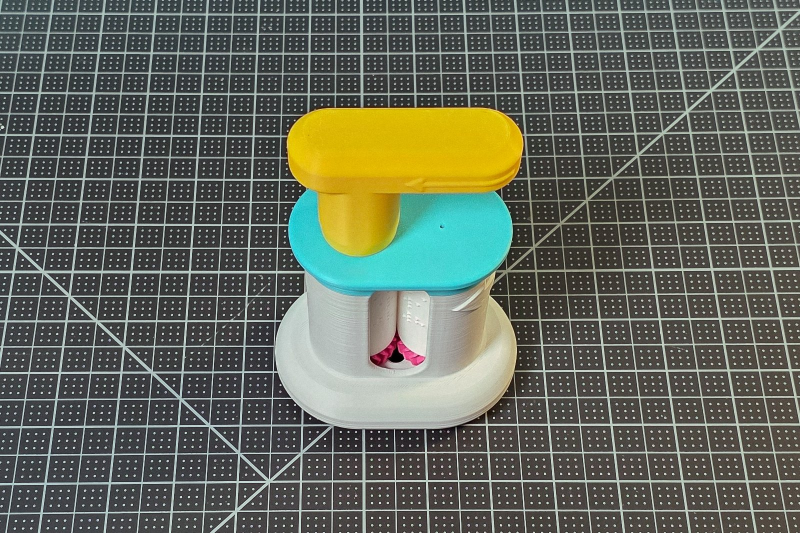
#> input picture Photos/finished/finished-standing.jpg, 1600 x 1066 px (shown at 1/2 size)
$ python user_guide_cover.py ../Photos/visual/visual-user-guide-cover.jpg
#> lines starting #> are read from the running program, lines starting #| are printed output that depends on the picture
#> in main, `page = Image.new("RGB", (2 * TILE_W + 3 * GAP, 2 * TILE_H + 3 * GAP), ..`: page: PIL image 1672x1272 RGB; every value is 255
### scripts/render_parts.py
#!/usr/bin/env python3
"""Render the computer pictures of the parts: the backup for any step a
photo does not yet cover, and the one sure picture of each gear.

Three kinds of picture, all PNG under ``Photos/renders/``:

* ``render-part-<id>``: one printed part alone, from its STL in
  ``Build_Files/3D_Printing_Files/STL/``, centred and filling the frame.
  These are the only pictures whose part identity is certain for the four
  gears, because each comes from a named file.
* ``render-stage-<name>``: a named set of parts in their assembled
  positions, from the assembled example STL split into bodies, seen from
  ONE fixed camera that never moves between stages, so a reader can compare
  stage with stage.
* ``render-exploded``: every part in assembly position but lifted apart
  along the axis the parts go together on, from the same fixed camera.

The assembled example is split into its ten bodies with trimesh and each
body is labelled by its volume against ``Documentation/parts.json`` (within
one per cent), then written to ``build/renders/bodies/<id>.stl``. A short
OpenSCAD file per picture imports the bodies it needs, each in the colour
that part has in the photographs (decorative only: the guide identifies
parts by shape, never by colour), and OpenSCAD renders the preview to PNG.

Usage:
    python scripts/render_parts.py                       # every picture
    python scripts/render_parts.py --only render-exploded --only render-part-base
    python scripts/render_parts.py --list

Local lane: needs trimesh and the OpenSCAD 2026.01.03 nightly (never run with
``python -I``). License: GPL-3.0-or-later
"""

from __future__ import annotations

import argparse
import hashlib
import json
import subprocess
import sys
from pathlib import Path
from typing import Dict, List, Optional, Sequence, Tuple

import trimesh

ROOT = Path(__file__).resolve().parent.parent
sys.path.insert(0, str(ROOT))
OPENSCAD = Path(r"C:\Program Files\OpenSCAD (Nightly)\openscad.com")
STL = ROOT / "Build_Files" / "3D_Printing_Files" / "STL"
ASSEMBLED = ROOT / "Build_Files" / "3D_Printing_Files" / "Assembly_Reference" / "Braille_Embosser_V2_Assembled_Example.stl"
PARTS = ROOT / "Documentation" / "parts.json"
MANIFEST = ROOT / "Documentation" / "images.json"
OUT = ROOT / "Photos" / "renders"
BUILD = ROOT / "build" / "renders"
BODIES = BUILD / "bodies"
VOLUME_TOLERANCE = 0.03
IMGSIZE = "1600,1200"
COLORSCHEME = "Tomorrow"  # white background, prints cleanly

# The colours the parts have in the photographs. Decorative only.
PART_COLOURS = {
    "base": "#9e9e9e", "lid": "#2ec4d6", "knob": "#ffc400", "handle": "#ffc400",
    "top-gear-a": "#ff4fa3", "bottom-gear-a": "#ff4fa3", "top-gear-b": "#ff4fa3", "bottom-gear-b": "#ff4fa3",
    "cylinder-a": "#e8e8e8", "cylinder-b": "#e8e8e8", "push-out-plate": "#e8e8e8",
}
# How far up the assembly axis each part lifts in the exploded view, in
# steps of EXPLODE_MM: the Base stays, then the parts in the order they go on.
STACK = {"base": 0, "bottom-gear-a": 1, "bottom-gear-b": 1, "cylinder-a": 2, "cylinder-b": 2,
         "top-gear-a": 3, "top-gear-b": 3, "lid": 4, "knob": 5, "handle": 6}
EXPLODE_MM = 20.0

# One camera for every stage and the exploded view: eye at the centre of the
# two columns, looking down at 60 degrees from the left front. The distance
# is the only number that changes, so the parts keep their size on the page
# between the stages and grow only in the taller exploded view.
STAGE_CAMERA = "-15,0,45,60,0,35,440"
EXPLODED_CAMERA = "-15,0,105,60,0,35,820"
PART_CAMERA = "0,0,0,60,0,35,0"  # with --autocenter --viewall: each part fills its frame

# Single parts seen from a chosen side, for the faces no photograph shows.
# The camera's last-but-one number turns round the part: 0 is the front
# (the window), 90 the right-hand side, 180 the back, 270 the left.
VIEWS: Dict[str, Dict] = {
    "render-base-back": {"ids": ["base"], "camera": "-15,0,45,75,0,180,260",
                         "shows": "the Base from behind: the slit down the back wall and, on its right-hand side, the large arrow pointing up"},
    "render-base-right-side": {"ids": ["base"], "camera": "-15,0,45,75,0,90,260",
                               "shows": "the Base's right-hand side: the long arrow pointing round to the window and the large arrow pointing up beside the slit"},
}

# The pictures-without-words page: one panel per assembly stage, each
# labelled with the step it shows, drawn from the same direction and each
# fitted to its own frame. The page is a supplement to the guide's words,
# never a replacement: the guide's caption under it lists the steps.
PICTOGRAM_PANELS: List[Tuple[str, List[str]]] = [
    ("1", ["cylinder-a"]),
    ("2", ["cylinder-a", "top-gear-a"]),
    ("3", ["cylinder-a", "top-gear-a", "bottom-gear-a"]),
    ("4-6", ["cylinder-b", "top-gear-b", "bottom-gear-b"]),
    ("7", ["cylinder-a", "cylinder-b", "bottom-gear-a", "bottom-gear-b", "top-gear-a", "top-gear-b"]),
    ("8", ["base", "cylinder-a", "cylinder-b", "bottom-gear-a", "bottom-gear-b", "top-gear-a", "top-gear-b"]),
    ("9", ["base", "cylinder-a", "cylinder-b", "bottom-gear-a", "bottom-gear-b", "top-gear-a", "top-gear-b", "knob"]),
    ("10", ["base", "cylinder-a", "cylinder-b", "bottom-gear-a", "bottom-gear-b", "top-gear-a", "top-gear-b", "knob", "lid"]),
    ("11", ["base", "cylinder-a", "cylinder-b", "bottom-gear-a", "bottom-gear-b", "top-gear-a", "top-gear-b", "knob", "lid", "handle"]),
]
PICTOGRAM_NAME = "render-pictogram-page"
PICTOGRAM_COLUMNS = 3
PANEL_W, PANEL_H = 520, 390
PANEL_GAP = 40
PANEL_MARGIN = 40
PICTOGRAM_SHOWS = ("the assembly as nine numbered pictures without words, left to right and top to bottom: "
                   "Cylinder A alone; its top gear on; its bottom gear on; Roller B built; the two rollers paired; "
                   "the pair in the Base; the Knob on; the Lid on; the Handle on")

ROLLERS = ["cylinder-a", "cylinder-b", "bottom-gear-a", "bottom-gear-b", "top-gear-a", "top-gear-b"]
STAGES: Dict[str, List[str]] = {
    "rollers": ROLLERS,
    "rollers-in-base": ["base"] + ROLLERS,
    "knob-on": ["base"] + ROLLERS + ["knob"],
    "lid-on": ["base"] + ROLLERS + ["knob", "lid"],
    "complete": ["base"] + ROLLERS + ["knob", "lid", "handle"],
}


# [4 lines left out: function find_openscad, not called in this run]


def load_parts() -> List[Dict]:
    return json.loads(PARTS.read_text(encoding="utf-8"))


# [32 lines left out: function split_bodies, not called in this run]


def _scad_path(path: Path) -> str:
    return path.resolve().as_posix()


# [6 lines left out: function scad_text, not called in this run]


def part_scad_text(pid: str, file: str) -> str:
    return f'color("{PART_COLOURS[pid]}") import("{_scad_path(STL / file)}");\n'


# [73 lines left out: functions render, pictogram_page, pictures, not called in this run]


def register(name: str, out: Path, spec: Dict) -> None:
    """The picture's record in the image registry: made or, when it exists,
    its sha256 brought up to date with the file. The words a reviewer
    wrote in an existing record are kept."""
    records = json.loads(MANIFEST.read_text(encoding="utf-8"))
    digest = hashlib.sha256(out.read_bytes()).hexdigest()
    for r in records:
        if r["name"] == out.name:
            r["origin"] = {"kind": "render", "source": name, "sha256": digest, "imported_sha256": digest}
            break
    else:
        angle = {"part": "three-quarter view, the part filling the frame",
                 "view": "three-quarter view from the side the name says",
                 "pictogram": "nine three-quarter views in a grid, each fitted to its frame",
                 "use": "from the user's seat, in front of the embosser and a little above it"}.get(spec["kind"], "fixed three-quarter view from the left front")
        records.append({"name": out.name, "group": out.parent.name,
                        "origin": {"kind": "render", "source": name, "sha256": digest, "imported_sha256": digest},
                        "subject": list(spec["ids"]), "angle": angle, "shows": "Computer rendering of " + spec["shows"],
                        "crop": None, "use": "guide", "alt_status": "none"})
    MANIFEST.write_text(json.dumps(records, indent=2, ensure_ascii=False) + "\n", encoding="utf-8", newline="\n")


# [32 lines left out: function main, not called in this run]


# [2 lines that do not run on import are left out]

### scripts/user_guide_cover.py
#!/usr/bin/env python3
"""The User Guide's cover panel: four pictures of what the guide covers.

Under the User Guide's title and its one-sentence introduction the cover
shows, in a two-by-two grid, the embosser standing, a card going in, the
embossed card, and the rollers lifted out to change the message, so a
reader sees at once what the guide is for (the owner's request,
2026-10-06). The panel is ``Photos/visual/visual-user-guide-cover.jpg``,
registered in images.json; the pictures in it are the registry's own.

Usage:
    python scripts/user_guide_cover.py

Local lane: needs Pillow. License: GPL-3.0-or-later
"""

from __future__ import annotations

import sys
from pathlib import Path
from typing import List, Optional, Sequence, Tuple

from PIL import Image

ROOT = Path(__file__).resolve().parent.parent
sys.path.insert(0, str(ROOT))

from scripts.render_parts import register  # noqa: E402

PHOTOS = ROOT / "Photos"
OUT = PHOTOS / "visual" / "visual-user-guide-cover.jpg"
# (group/name, what it stands for), in reading order: the embosser, a card
# going in, the card that comes out, the rollers out for a new message.
PANELS: List[Tuple[str, str]] = [
    ("finished/finished-standing.jpg", "the embosser"),
    ("renders/render-use-03-card-into-slit.png", "a card going into the slit"),
    ("finished/finished-with-embossed-card.jpg", "an embossed card"),
    ("finished/finished-swap-rollers-lifted-out.jpg", "the rollers out, for a new message"),
]
TILE_W, TILE_H, GAP, BORDER = 800, 600, 24, 4
BACKGROUND = "white"
RULE = "#444444"


def tile(path: Path) -> Image.Image:
    """The picture scaled to fill its tile, centre-cropped."""
    with Image.open(path) as im:
#> im is the input picture: PIL image 1600x1066 RGB; mean R, G, B 98.1, 103.1, 91.1
        im = im.convert("RGB")
        scale = max(TILE_W / im.width, TILE_H / im.height)
#> scale = 0.563
        im = im.resize((round(im.width * scale), round(im.height * scale)), Image.LANCZOS)
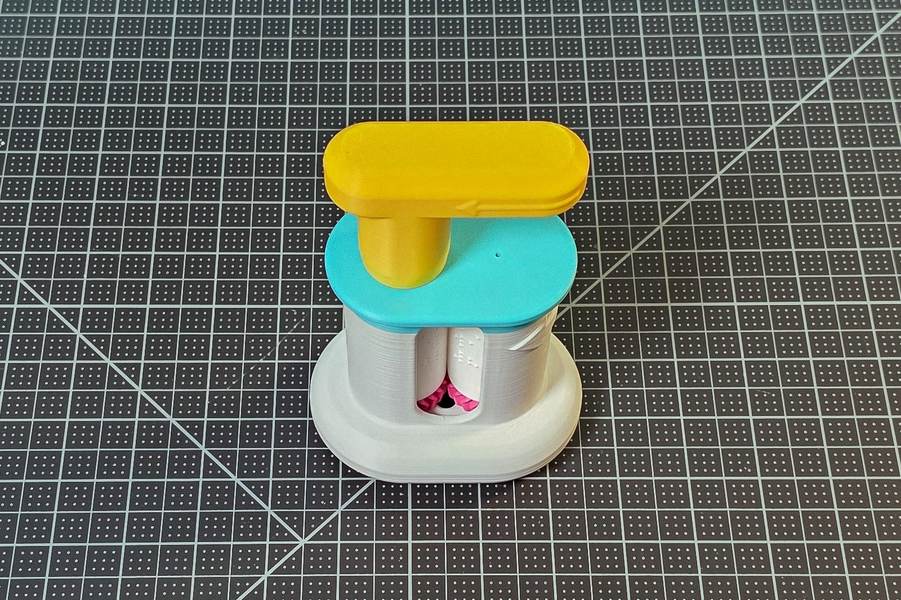
#> im: PIL image 901x600 RGB; mean R, G, B 98.1, 103.1, 91.1
        x0 = (im.width - TILE_W) // 2
#> x0 = 50
        y0 = (im.height - TILE_H) // 2
#> y0 = 0
        return im.crop((x0, y0, x0 + TILE_W, y0 + TILE_H))
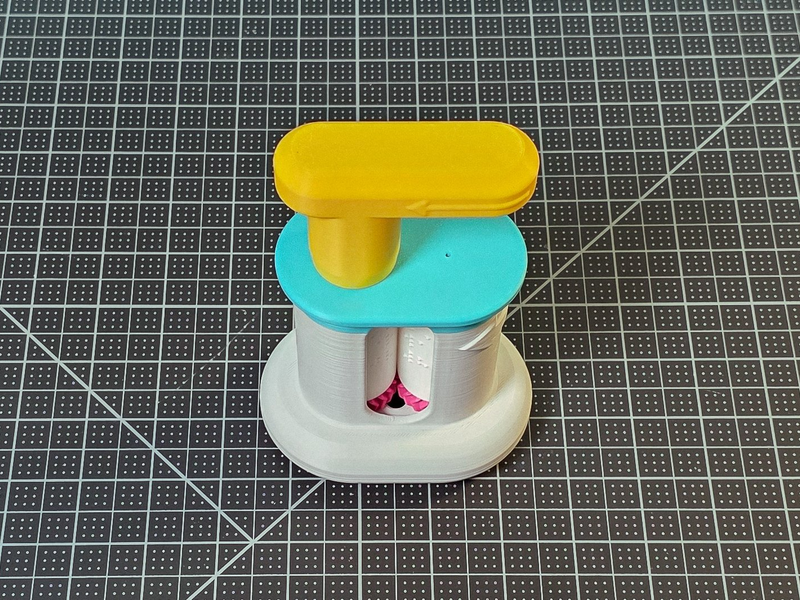
#> returned value: PIL image 800x600 RGB; mean R, G, B 99, 104.3, 91.2


def main(argv: Optional[Sequence[str]] = None) -> int:
    page = Image.new("RGB", (2 * TILE_W + 3 * GAP, 2 * TILE_H + 3 * GAP), BACKGROUND)
    for k, (name, _) in enumerate(PANELS):
        col, row = k % 2, k // 2
        x = GAP + col * (TILE_W + GAP)
        y = GAP + row * (TILE_H + GAP)
        page.paste(tile(PHOTOS / name), (x, y))
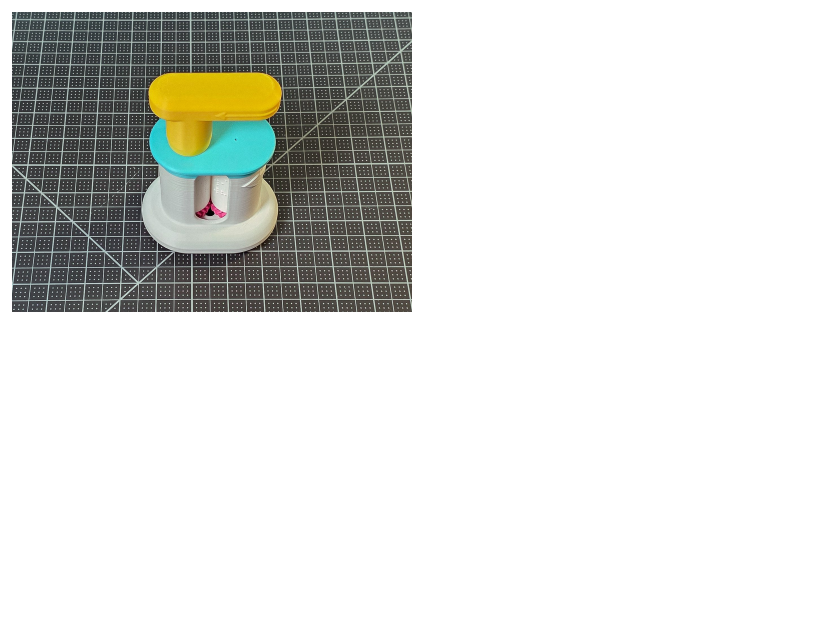
#> page: PIL image 1672x1272 RGB (shown at 1/2 size); mean R, G, B 219.8, 221, 218
#> pass 2 of the loop in main, `for k, (name, _) in enumerate(PANELS):`:
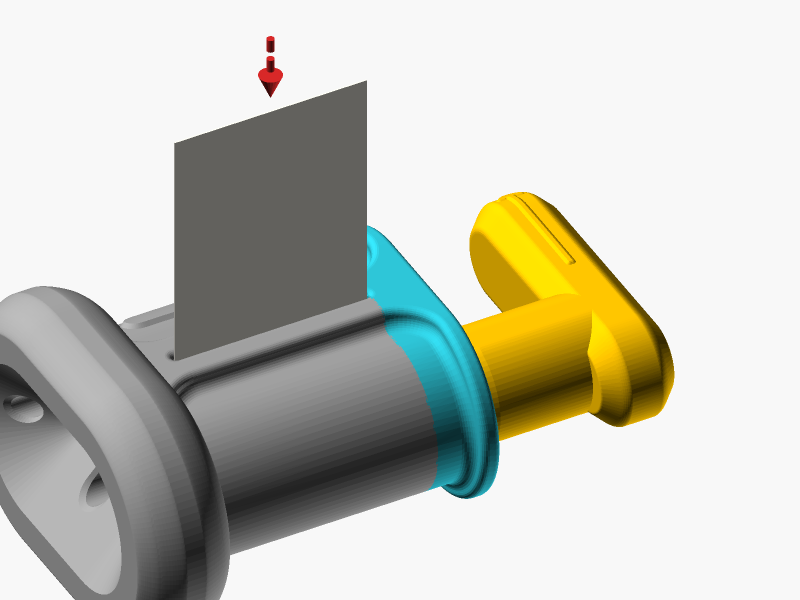
#> input picture Photos/renders/render-use-03-card-into-slit.png, 1600 x 1200 px (shown at 1/2 size)
#> in tile, im is the input picture: PIL image 1600x1200 RGB; mean R, G, B 196.6, 197.3, 186.6
#> in tile (call 2), `im = im.resize((round(im.width * scale), round(im.height * scale)), Im..`:
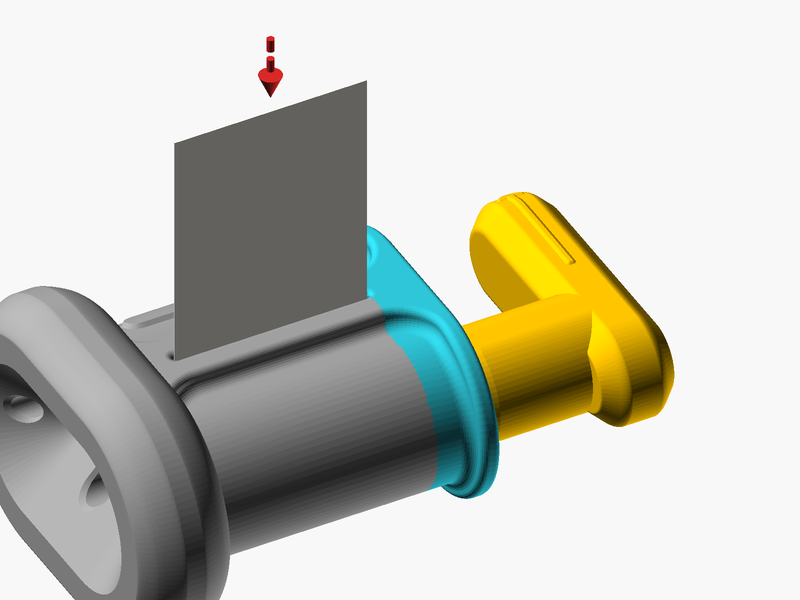
#> im: PIL image 800x600 RGB; mean R, G, B 196.6, 197.2, 186.6
#> in main, `page.paste(tile(PHOTOS / name), (x, y))`:
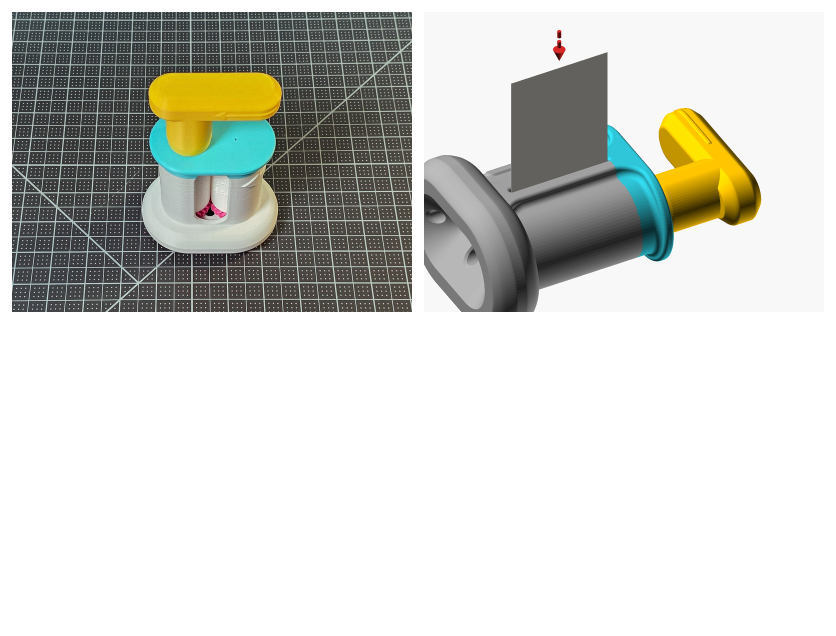
#> page: PIL image 1672x1272 RGB (shown at 1/2 size); mean R, G, B 206.6, 207.9, 202.6
#> pass 3 of the loop in main, `for k, (name, _) in enumerate(PANELS):`:
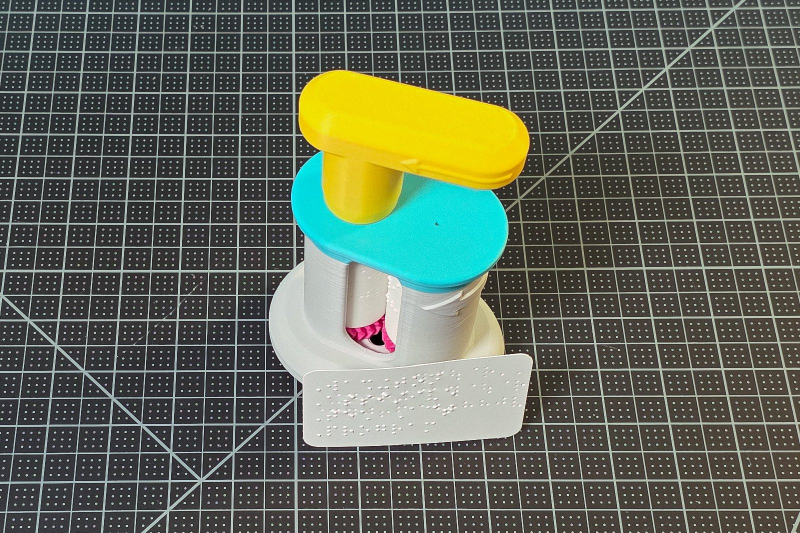
#> input picture Photos/finished/finished-with-embossed-card.jpg, 1600 x 1066 px (shown at 1/2 size)
#> in tile, im is the input picture: PIL image 1600x1066 RGB; mean R, G, B 94.8, 101.4, 87.2
#> im: PIL image 901x600 RGB
#> in tile (call 3), `return im.crop((x0, y0, x0 + TILE_W, y0 + TILE_H))`:
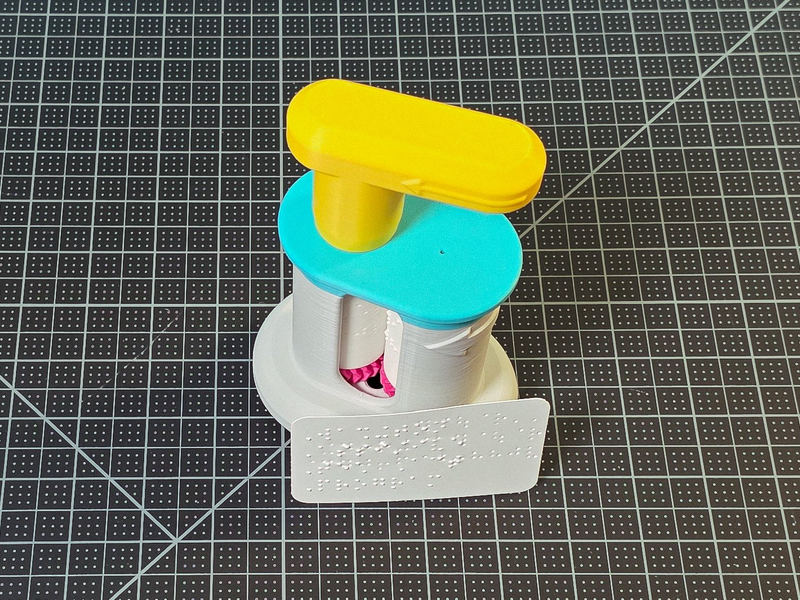
#> returned value: PIL image 800x600 RGB; mean R, G, B 96.4, 103.7, 88.3
#> in main, `page.paste(tile(PHOTOS / name), (x, y))`:
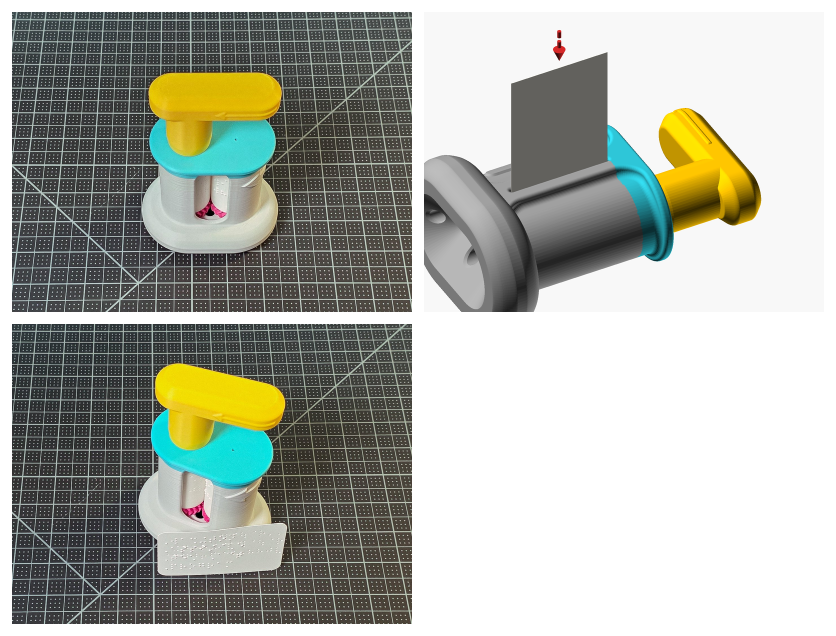
#> page: PIL image 1672x1272 RGB (shown at 1/2 size); mean R, G, B 170.8, 173.8, 165
#> the loop made 4 passes; the first 3 are shown
    OUT.parent.mkdir(parents=True, exist_ok=True)
    page.save(OUT, "JPEG", quality=88, optimize=True)
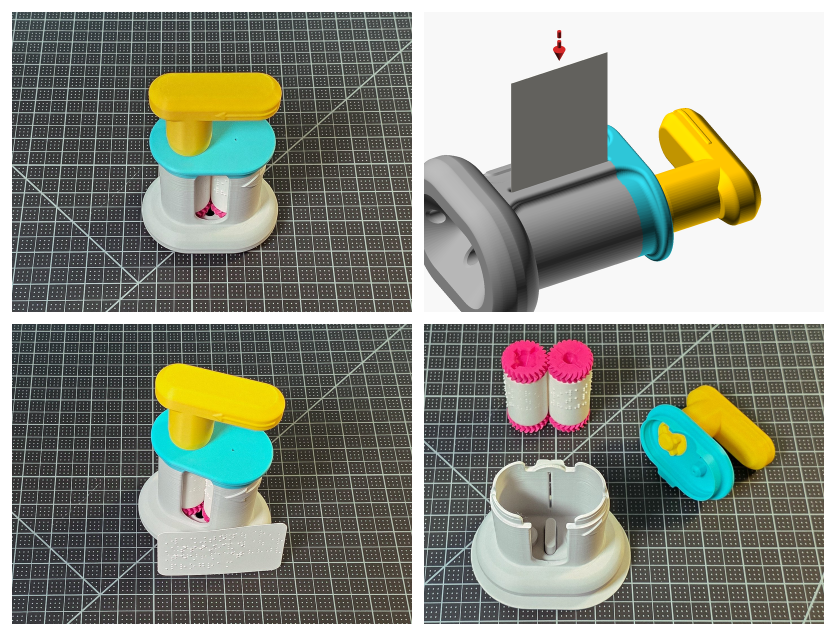
#> saved as visual-user-guide-cover.jpg: PIL image 1672x1272 RGB (shown at 1/2 size); mean R, G, B 138.9, 142.5, 131.1
    register("visual-user-guide-cover", OUT, {"kind": "panel", "ids": ["base", "lid", "knob", "handle", "cylinder-a", "cylinder-b",
                                                                        "top-gear-a", "bottom-gear-a", "top-gear-b", "bottom-gear-b"],
                                               "shows": "four pictures in a grid: " + "; ".join(what for _, what in PANELS)})
    print(f"{OUT.relative_to(ROOT).as_posix()} {page.size[0]} x {page.size[1]} px, {OUT.stat().st_size // 1024} KB")
    return 0


if __name__ == "__main__":
#> (the run stopped early here; a loop or call above may not have finished)
